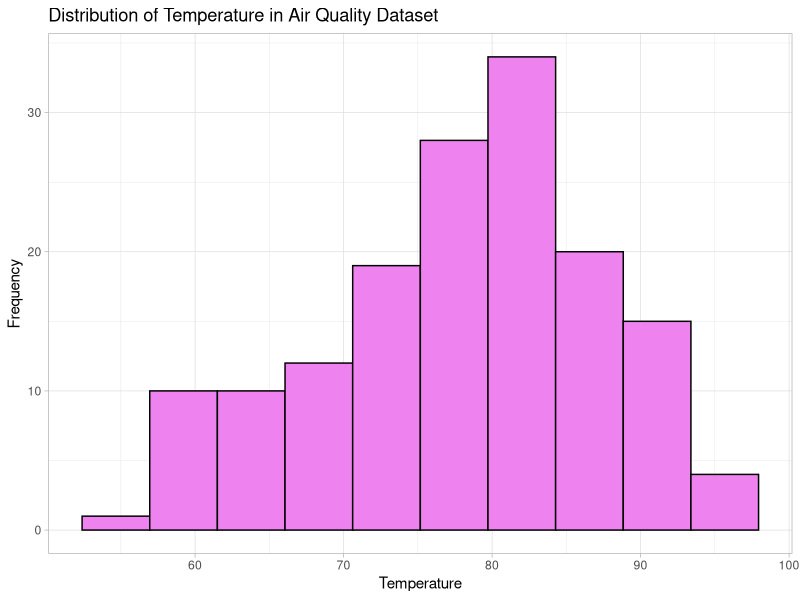
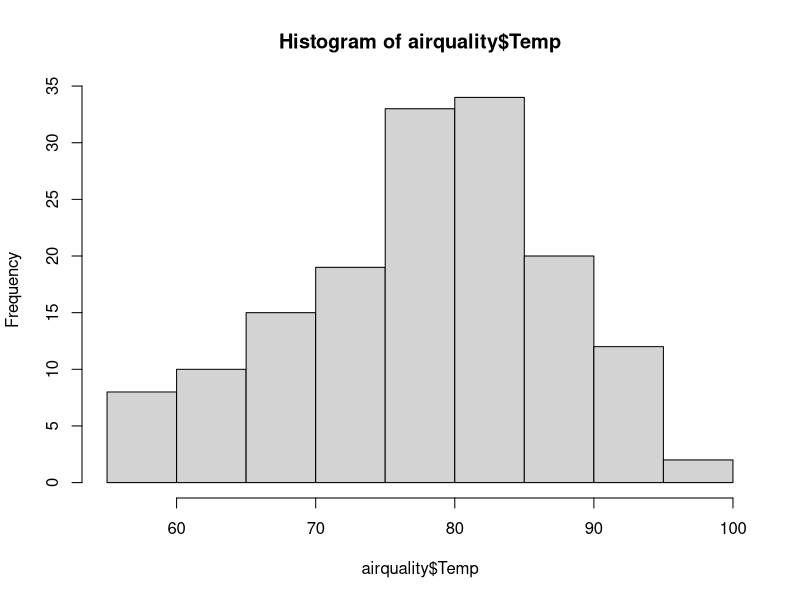

Reproduce these figures in R, in order.
# Accessing information about the dataset
?airquality

# Checking the type of dataset
class(airquality)

# Loading ggplot2 library
library(ggplot2)

# Histogram using ggplot2
ggplot(airquality, aes(x = Temp)) +
  geom_histogram(
    bins = 10,
    fill = "violet",
    color = "black"
  ) +
  labs(
    title = "Distribution of Temperature in Air Quality Dataset",
    x = "Temperature",
    y = "Frequency"
  ) +
  theme_light()

# Histogram using base R
hist(airquality$Temp)
